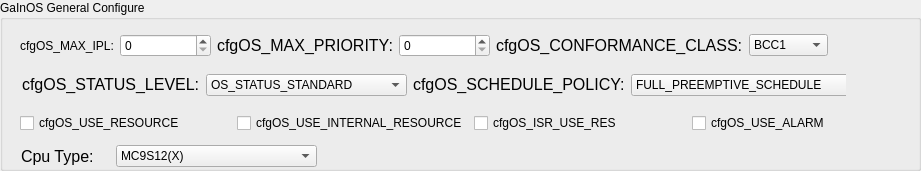
   <widget class="QGroupBox" name="groupBox">
    <property name="geometry">
     <rect>
      <x>20</x>
      <y>50</y>
      <width>921</width>
      <height>171</height>
     </rect>
    </property>
    <property name="styleSheet">
     <string notr="true"/>
    </property>
    <property name="title">
     <string>GaInOS General Configure</string>
    </property>
    <widget class="QWidget" name="layoutWidget">
     <property name="geometry">
      <rect>
       <x>20</x>
       <y>30</y>
       <width>808</width>
       <height>31</height>
      </rect>
     </property>
     <layout class="QHBoxLayout" name="horizontalLayout">
      <item>
       <widget class="QLabel" name="label">
        <property name="text">
         <string>cfgOS_MAX_IPL:</string>
        </property>
       </widget>
      </item>
      <item>
       <widget class="QSpinBox" name="spbxMaxIpl">
        <property name="minimumSize">
         <size>
          <width>91</width>
          <height>0</height>
         </size>
        </property>
        <property name="toolTip">
         <string>&lt;!DOCTYPE HTML PUBLIC &quot;-//W3C//DTD HTML 4.0//EN&quot; &quot;http://www.w3.org/TR/REC-html40/strict.dtd&quot;&gt;
&lt;html&gt;&lt;head&gt;&lt;meta name=&quot;qrichtext&quot; content=&quot;1&quot; /&gt;&lt;style type=&quot;text/css&quot;&gt;
p, li { white-space: pre-wrap; }
&lt;/style&gt;&lt;/head&gt;&lt;body style=&quot; font-family:'Monospace'; font-size:12pt; font-weight:400; font-style:normal;&quot;&gt;
&lt;table border=&quot;0&quot; style=&quot;-qt-table-type: root; margin-top:4px; margin-bottom:4px; margin-left:4px; margin-right:4px;&quot;&gt;
&lt;tr&gt;
&lt;td style=&quot;border: none;&quot;&gt;
&lt;p style=&quot; margin-top:0px; margin-bottom:0px; margin-left:0px; margin-right:0px; -qt-block-indent:0; text-indent:0px;&quot;&gt;配置GaInOS中断的最大优先级&lt;/p&gt;&lt;/td&gt;&lt;/tr&gt;&lt;/table&gt;&lt;/body&gt;&lt;/html&gt;</string>
        </property>
       </widget>
      </item>
      <item>
       <widget class="QLabel" name="label_2">
        <property name="text">
         <string>&lt;!DOCTYPE HTML PUBLIC &quot;-//W3C//DTD HTML 4.0//EN&quot; &quot;http://www.w3.org/TR/REC-html40/strict.dtd&quot;&gt;
&lt;html&gt;&lt;head&gt;&lt;meta name=&quot;qrichtext&quot; content=&quot;1&quot; /&gt;&lt;style type=&quot;text/css&quot;&gt;
p, li { white-space: pre-wrap; }
&lt;/style&gt;&lt;/head&gt;&lt;body style=&quot; font-family:'Monospace'; font-size:12pt; font-weight:400; font-style:normal;&quot;&gt;
&lt;table border=&quot;0&quot; style=&quot;-qt-table-type: root; margin-top:4px; margin-bottom:4px; margin-left:4px; margin-right:4px;&quot;&gt;
&lt;tr&gt;
&lt;td style=&quot;border: none;&quot;&gt;
&lt;p style=&quot; margin-top:0px; margin-bottom:0px; margin-left:0px; margin-right:0px; -qt-block-indent:0; text-indent:0px;&quot;&gt;cfgOS_MAX_PRIORITY:&lt;/p&gt;&lt;/td&gt;&lt;/tr&gt;&lt;/table&gt;&lt;/body&gt;&lt;/html&gt;</string>
        </property>
       </widget>
      </item>
      <item>
       <widget class="QSpinBox" name="spbxMaxPrio">
        <property name="minimumSize">
         <size>
          <width>91</width>
          <height>0</height>
         </size>
        </property>
        <property name="toolTip">
         <string>&lt;!DOCTYPE HTML PUBLIC &quot;-//W3C//DTD HTML 4.0//EN&quot; &quot;http://www.w3.org/TR/REC-html40/strict.dtd&quot;&gt;
&lt;html&gt;&lt;head&gt;&lt;meta name=&quot;qrichtext&quot; content=&quot;1&quot; /&gt;&lt;style type=&quot;text/css&quot;&gt;
p, li { white-space: pre-wrap; }
&lt;/style&gt;&lt;/head&gt;&lt;body style=&quot; font-family:'Monospace'; font-size:12pt; font-weight:400; font-style:normal;&quot;&gt;
&lt;table style=&quot;-qt-table-type: root; margin-top:4px; margin-bottom:4px; margin-left:4px; margin-right:4px;&quot;&gt;
&lt;tr&gt;
&lt;td style=&quot;border: none;&quot;&gt;
&lt;p style=&quot; margin-top:0px; margin-bottom:0px; margin-left:0px; margin-right:0px; -qt-block-indent:0; text-indent:0px;&quot;&gt;配置GaInOS任务的最大优先级&lt;/p&gt;&lt;/td&gt;&lt;/tr&gt;&lt;/table&gt;&lt;/body&gt;&lt;/html&gt;</string>
        </property>
       </widget>
      </item>
      <item>
       <widget class="QLabel" name="label_3">
        <property name="text">
         <string>&lt;!DOCTYPE HTML PUBLIC &quot;-//W3C//DTD HTML 4.0//EN&quot; &quot;http://www.w3.org/TR/REC-html40/strict.dtd&quot;&gt;
&lt;html&gt;&lt;head&gt;&lt;meta name=&quot;qrichtext&quot; content=&quot;1&quot; /&gt;&lt;style type=&quot;text/css&quot;&gt;
p, li { white-space: pre-wrap; }
&lt;/style&gt;&lt;/head&gt;&lt;body style=&quot; font-family:'Monospace'; font-size:12pt; font-weight:400; font-style:normal;&quot;&gt;
&lt;table border=&quot;0&quot; style=&quot;-qt-table-type: root; margin-top:4px; margin-bottom:4px; margin-left:4px; margin-right:4px;&quot;&gt;
&lt;tr&gt;
&lt;td style=&quot;border: none;&quot;&gt;
&lt;p style=&quot; margin-top:0px; margin-bottom:0px; margin-left:0px; margin-right:0px; -qt-block-indent:0; text-indent:0px;&quot;&gt;cfgOS_CONFORMANCE_CLASS:&lt;/p&gt;&lt;/td&gt;&lt;/tr&gt;&lt;/table&gt;&lt;/body&gt;&lt;/html&gt;</string>
        </property>
       </widget>
      </item>
      <item>
       <widget class="QComboBox" name="cmbxOSConfCls">
        <property name="minimumSize">
         <size>
          <width>71</width>
          <height>0</height>
         </size>
        </property>
        <property name="toolTip">
         <string>&lt;!DOCTYPE HTML PUBLIC &quot;-//W3C//DTD HTML 4.0//EN&quot; &quot;http://www.w3.org/TR/REC-html40/strict.dtd&quot;&gt;
&lt;html&gt;&lt;head&gt;&lt;meta name=&quot;qrichtext&quot; content=&quot;1&quot; /&gt;&lt;style type=&quot;text/css&quot;&gt;
p, li { white-space: pre-wrap; }
&lt;/style&gt;&lt;/head&gt;&lt;body style=&quot; font-family:'Monospace'; font-size:12pt; font-weight:400; font-style:normal;&quot;&gt;
&lt;table style=&quot;-qt-table-type: root; margin-top:4px; margin-bottom:4px; margin-left:4px; margin-right:4px;&quot;&gt;
&lt;tr&gt;
&lt;td style=&quot;border: none;&quot;&gt;
&lt;p style=&quot; margin-top:0px; margin-bottom:0px; margin-left:0px; margin-right:0px; -qt-block-indent:0; text-indent:0px;&quot;&gt;配置GaInOS最高任务类型&lt;/p&gt;&lt;/td&gt;&lt;/tr&gt;&lt;/table&gt;&lt;/body&gt;&lt;/html&gt;</string>
        </property>
        <item>
         <property name="text">
          <string>BCC1</string>
         </property>
        </item>
        <item>
         <property name="text">
          <string>BCC2</string>
         </property>
        </item>
        <item>
         <property name="text">
          <string>ECC1</string>
         </property>
        </item>
        <item>
         <property name="text">
          <string>ECC2</string>
         </property>
        </item>
       </widget>
      </item>
     </layout>
    </widget>
    <widget class="QWidget" name="layoutWidget">
     <property name="geometry">
      <rect>
       <x>20</x>
       <y>110</y>
       <width>883</width>
       <height>26</height>
      </rect>
     </property>
     <layout class="QHBoxLayout" name="horizontalLayout_3">
      <item>
       <widget class="QCheckBox" name="cbxRes">
        <property name="toolTip">
         <string>&lt;html&gt;&lt;head/&gt;&lt;body&gt;&lt;p&gt;配置GaInOS是否使用资源&lt;/p&gt;&lt;/body&gt;&lt;/html&gt;</string>
        </property>
        <property name="text">
         <string>cfgOS_USE_RESOURCE</string>
        </property>
       </widget>
      </item>
      <item>
       <widget class="QCheckBox" name="cbxInRes">
        <property name="toolTip">
         <string>&lt;html&gt;&lt;head/&gt;&lt;body&gt;&lt;p&gt;配置GaInOS是否使用内部资源&lt;/p&gt;&lt;/body&gt;&lt;/html&gt;</string>
        </property>
        <property name="text">
         <string>cfgOS_USE_INTERNAL_RESOURCE</string>
        </property>
       </widget>
      </item>
      <item>
       <widget class="QCheckBox" name="cbxIsrUseRes">
        <property name="toolTip">
         <string>&lt;html&gt;&lt;head/&gt;&lt;body&gt;&lt;p&gt;配置GaInOS的中断ISR2是否使用资源&lt;/p&gt;&lt;/body&gt;&lt;/html&gt;</string>
        </property>
        <property name="text">
         <string>cfgOS_ISR_USE_RES</string>
        </property>
       </widget>
      </item>
      <item>
       <widget class="QCheckBox" name="cbxAlarm">
        <property name="toolTip">
         <string>&lt;html&gt;&lt;head/&gt;&lt;body&gt;&lt;p&gt;配置GaInOS是否使用报警器&lt;/p&gt;&lt;/body&gt;&lt;/html&gt;</string>
        </property>
        <property name="text">
         <string>cfgOS_USE_ALARM</string>
        </property>
       </widget>
      </item>
     </layout>
    </widget>
    <widget class="QWidget" name="layoutWidget">
     <property name="geometry">
      <rect>
       <x>21</x>
       <y>141</y>
       <width>296</width>
       <height>31</height>
      </rect>
     </property>
     <layout class="QHBoxLayout" name="horizontalLayout_5">
      <item>
       <widget class="QLabel" name="label_27">
        <property name="text">
         <string>&lt;!DOCTYPE HTML PUBLIC &quot;-//W3C//DTD HTML 4.0//EN&quot; &quot;http://www.w3.org/TR/REC-html40/strict.dtd&quot;&gt;
&lt;html&gt;&lt;head&gt;&lt;meta name=&quot;qrichtext&quot; content=&quot;1&quot; /&gt;&lt;style type=&quot;text/css&quot;&gt;
p, li { white-space: pre-wrap; }
&lt;/style&gt;&lt;/head&gt;&lt;body style=&quot; font-family:'Monospace'; font-size:12pt; font-weight:400; font-style:normal;&quot;&gt;
&lt;table border=&quot;0&quot; style=&quot;-qt-table-type: root; margin-top:4px; margin-bottom:4px; margin-left:4px; margin-right:4px;&quot;&gt;
&lt;tr&gt;
&lt;td style=&quot;border: none;&quot;&gt;
&lt;p style=&quot; margin-top:0px; margin-bottom:0px; margin-left:0px; margin-right:0px; -qt-block-indent:0; text-indent:0px;&quot;&gt;Cpu Type:&lt;/p&gt;&lt;/td&gt;&lt;/tr&gt;&lt;/table&gt;&lt;/body&gt;&lt;/html&gt;</string>
        </property>
       </widget>
      </item>
      <item>
       <widget class="QComboBox" name="cmbxCpuType">
        <property name="minimumSize">
         <size>
          <width>201</width>
          <height>0</height>
         </size>
        </property>
        <property name="maximumSize">
         <size>
          <width>210</width>
          <height>16777215</height>
         </size>
        </property>
        <property name="toolTip">
         <string>&lt;!DOCTYPE HTML PUBLIC &quot;-//W3C//DTD HTML 4.0//EN&quot; &quot;http://www.w3.org/TR/REC-html40/strict.dtd&quot;&gt;
&lt;html&gt;&lt;head&gt;&lt;meta name=&quot;qrichtext&quot; content=&quot;1&quot; /&gt;&lt;style type=&quot;text/css&quot;&gt;
p, li { white-space: pre-wrap; }
&lt;/style&gt;&lt;/head&gt;&lt;body style=&quot; font-family:'Monospace'; font-size:12pt; font-weight:400; font-style:normal;&quot;&gt;
&lt;table border=&quot;0&quot; style=&quot;-qt-table-type: root; margin-top:4px; margin-bottom:4px; margin-left:4px; margin-right:4px;&quot;&gt;
&lt;tr&gt;
&lt;td style=&quot;border: none;&quot;&gt;
&lt;p style=&quot; margin-top:0px; margin-bottom:0px; margin-left:0px; margin-right:0px; -qt-block-indent:0; text-indent:0px;&quot;&gt;配置GaInOS目标平台&lt;/p&gt;&lt;/td&gt;&lt;/tr&gt;&lt;/table&gt;&lt;/body&gt;&lt;/html&gt;</string>
        </property>
        <item>
         <property name="text">
          <string>MC9S12(X)</string>
         </property>
        </item>
        <item>
         <property name="text">
          <string>ARM920T</string>
         </property>
        </item>
        <item>
         <property name="text">
          <string>C166</string>
         </property>
        </item>
        <item>
         <property name="text">
          <string>Tri-Core</string>
         </property>
        </item>
       </widget>
      </item>
     </layout>
    </widget>
    <widget class="QWidget" name="layoutWidget">
     <property name="geometry">
      <rect>
       <x>22</x>
       <y>72</y>
       <width>824</width>
       <height>26</height>
      </rect>
     </property>
     <layout class="QHBoxLayout" name="horizontalLayout_8">
      <item>
       <layout class="QHBoxLayout" name="horizontalLayout_2">
        <item>
         <widget class="QLabel" name="label_4">
          <property name="text">
           <string>&lt;!DOCTYPE HTML PUBLIC &quot;-//W3C//DTD HTML 4.0//EN&quot; &quot;http://www.w3.org/TR/REC-html40/strict.dtd&quot;&gt;
&lt;html&gt;&lt;head&gt;&lt;meta name=&quot;qrichtext&quot; content=&quot;1&quot; /&gt;&lt;style type=&quot;text/css&quot;&gt;
p, li { white-space: pre-wrap; }
&lt;/style&gt;&lt;/head&gt;&lt;body style=&quot; font-family:'Monospace'; font-size:12pt; font-weight:400; font-style:normal;&quot;&gt;
&lt;table border=&quot;0&quot; style=&quot;-qt-table-type: root; margin-top:4px; margin-bottom:4px; margin-left:4px; margin-right:4px;&quot;&gt;
&lt;tr&gt;
&lt;td style=&quot;border: none;&quot;&gt;
&lt;p style=&quot; margin-top:0px; margin-bottom:0px; margin-left:0px; margin-right:0px; -qt-block-indent:0; text-indent:0px;&quot;&gt;cfgOS_STATUS_LEVEL:&lt;/p&gt;&lt;/td&gt;&lt;/tr&gt;&lt;/table&gt;&lt;/body&gt;&lt;/html&gt;</string>
          </property>
         </widget>
        </item>
        <item>
         <widget class="QComboBox" name="cmbxStatus">
          <property name="minimumSize">
           <size>
            <width>201</width>
            <height>0</height>
           </size>
          </property>
          <property name="maximumSize">
           <size>
            <width>210</width>
            <height>16777215</height>
           </size>
          </property>
          <property name="toolTip">
           <string>&lt;!DOCTYPE HTML PUBLIC &quot;-//W3C//DTD HTML 4.0//EN&quot; &quot;http://www.w3.org/TR/REC-html40/strict.dtd&quot;&gt;
&lt;html&gt;&lt;head&gt;&lt;meta name=&quot;qrichtext&quot; content=&quot;1&quot; /&gt;&lt;style type=&quot;text/css&quot;&gt;
p, li { white-space: pre-wrap; }
&lt;/style&gt;&lt;/head&gt;&lt;body style=&quot; font-family:'Monospace'; font-size:12pt; font-weight:400; font-style:normal;&quot;&gt;
&lt;table border=&quot;0&quot; style=&quot;-qt-table-type: root; margin-top:4px; margin-bottom:4px; margin-left:4px; margin-right:4px;&quot;&gt;
&lt;tr&gt;
&lt;td style=&quot;border: none;&quot;&gt;
&lt;p style=&quot; margin-top:0px; margin-bottom:0px; margin-left:0px; margin-right:0px; -qt-block-indent:0; text-indent:0px;&quot;&gt;配置GaInOS错误诊断级别&lt;/p&gt;&lt;/td&gt;&lt;/tr&gt;&lt;/table&gt;&lt;/body&gt;&lt;/html&gt;</string>
          </property>
          <item>
           <property name="text">
            <string>OS_STATUS_STANDARD</string>
           </property>
          </item>
          <item>
           <property name="text">
            <string>OS_STATUS_EXTEND</string>
           </property>
          </item>
         </widget>
        </item>
       </layout>
      </item>
      <item>
       <layout class="QHBoxLayout" name="horizontalLayout_7">
        <item>
         <widget class="QLabel" name="label_9">
          <property name="text">
           <string>&lt;!DOCTYPE HTML PUBLIC &quot;-//W3C//DTD HTML 4.0//EN&quot; &quot;http://www.w3.org/TR/REC-html40/strict.dtd&quot;&gt;
&lt;html&gt;&lt;head&gt;&lt;meta name=&quot;qrichtext&quot; content=&quot;1&quot; /&gt;&lt;style type=&quot;text/css&quot;&gt;
p, li { white-space: pre-wrap; }
&lt;/style&gt;&lt;/head&gt;&lt;body style=&quot; font-family:'Monospace'; font-size:12pt; font-weight:400; font-style:normal;&quot;&gt;
&lt;table border=&quot;0&quot; style=&quot;-qt-table-type: root; margin-top:4px; margin-bottom:4px; margin-left:4px; margin-right:4px;&quot;&gt;
&lt;tr&gt;
&lt;td style=&quot;border: none;&quot;&gt;
&lt;p style=&quot; margin-top:0px; margin-bottom:0px; margin-left:0px; margin-right:0px; -qt-block-indent:0; text-indent:0px;&quot;&gt;cfgOS_SCHEDULE_POLICY:&lt;/p&gt;&lt;/td&gt;&lt;/tr&gt;&lt;/table&gt;&lt;/body&gt;&lt;/html&gt;</string>
          </property>
         </widget>
        </item>
        <item>
         <widget class="QComboBox" name="cmbxSchedPolicy">
          <property name="minimumSize">
           <size>
            <width>271</width>
            <height>0</height>
           </size>
          </property>
          <property name="toolTip">
           <string>&lt;!DOCTYPE HTML PUBLIC &quot;-//W3C//DTD HTML 4.0//EN&quot; &quot;http://www.w3.org/TR/REC-html40/strict.dtd&quot;&gt;
&lt;html&gt;&lt;head&gt;&lt;meta name=&quot;qrichtext&quot; content=&quot;1&quot; /&gt;&lt;style type=&quot;text/css&quot;&gt;
p, li { white-space: pre-wrap; }
&lt;/style&gt;&lt;/head&gt;&lt;body style=&quot; font-family:'Monospace'; font-size:12pt; font-weight:400; font-style:normal;&quot;&gt;
&lt;table border=&quot;0&quot; style=&quot;-qt-table-type: root; margin-top:4px; margin-bottom:4px; margin-left:4px; margin-right:4px;&quot;&gt;
&lt;tr&gt;
&lt;td style=&quot;border: none;&quot;&gt;
&lt;p style=&quot; margin-top:0px; margin-bottom:0px; margin-left:0px; margin-right:0px; -qt-block-indent:0; text-indent:0px;&quot;&gt;配置GaInOS任务调度策略&lt;/p&gt;&lt;/td&gt;&lt;/tr&gt;&lt;/table&gt;&lt;/body&gt;&lt;/html&gt;</string>
          </property>
          <item>
           <property name="text">
            <string>FULL_PREEMPTIVE_SCHEDULE</string>
           </property>
          </item>
          <item>
           <property name="text">
            <string>MIXED_PREEMPTIVE_SCHEDULE</string>
           </property>
          </item>
          <item>
           <property name="text">
            <string>NONE_PREEMPTIVE_SCHEDULE</string>
           </property>
          </item>
         </widget>
        </item>
       </layout>
      </item>
     </layout>
    </widget>
   </widget>
